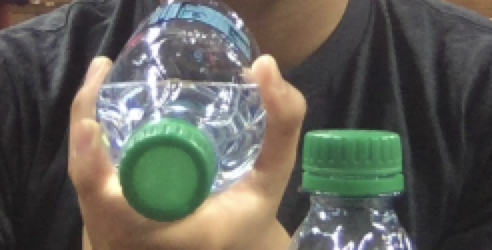
#> input picture bottlecap.png, 492 x 250 px, given in place of the camera
$ python app.py   (Python 2 division)
#> lines starting #> are read from the running program, lines starting #| are printed output that depends on the picture; after the words box and inside, x2 and y2 are one past the last pixel; in counts of white or black regions, pixels touching at a corner belong together
# import the necessary packages
import numpy as np
import argparse
import cv2
#from cv2 import cv
import time

cap = cv2.VideoCapture(0) # Set Capture Device, in case of a USB Webcam try 1, or give -1 to get a list of available devices

# cap.set(3,1280)
# cap.set(4,720)

lightgreen = (102, 102, 179)
darkgreen = (102, 120, 102)

while(True):
	ret, frame = cap.read()
#> frame is the input picture: shape (250, 492, 3); mean B, G, R 89, 96.6, 97


	output = frame.copy()
	gray = cv2.cvtColor(frame, cv2.COLOR_BGR2GRAY)
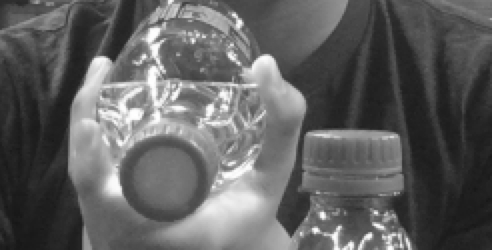
#> gray: shape (250, 492); min 22, max 255, mean 95.8

	gray = cv2.GaussianBlur(gray,(5,5),0);
	gray = cv2.medianBlur(gray,5)

	gray = cv2.adaptiveThreshold(gray,255,cv2.ADAPTIVE_THRESH_GAUSSIAN_C,\
            cv2.THRESH_BINARY,11,3.5)
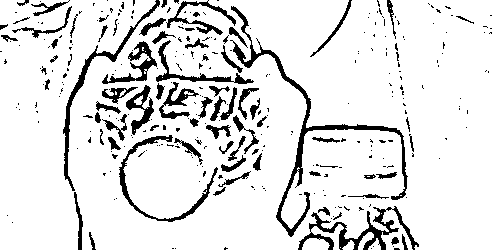
#> gray: shape (250, 492); 88.4% white; 316 black regions (240 under 20 px), largest, box (x1, y1, x2, y2) and area: (230, 6, 408, 237) 2240, (298, 206, 419, 250) 1369, (63, 0, 160, 191) 1007

	kernel = np.ones((2,2), np.uint8)
	gray = cv2.erode(gray,kernel,iterations = 1)
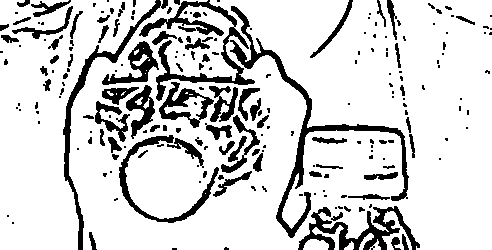
#> gray: shape (250, 492); 83% white; 215 black regions (130 under 20 px), largest, box (x1, y1, x2, y2) and area: (230, 6, 409, 238) 2993, (139, 0, 255, 101) 2261, (298, 206, 420, 250) 1920

	gray = cv2.dilate(gray,kernel,iterations = 1)
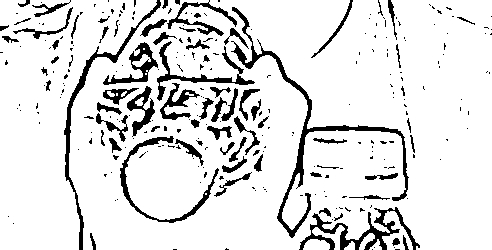
#> gray: shape (250, 492); 88.2% white; 279 black regions (207 under 20 px), largest, box (x1, y1, x2, y2) and area: (231, 7, 409, 238) 2264, (299, 207, 420, 250) 1365, (64, 0, 161, 250) 1217

	circles = cv2.HoughCircles(gray, cv2.HOUGH_GRADIENT, 1, 200, param1=30, param2=45, minRadius=0, maxRadius=0)
#> circles = [[185.5, 73.5, 69.7], [354.5, 200.5, 44.9]]

	if circles is not None:
		circles = np.round(circles[0, :]).astype("int")
#> circles = [[186, 74, 70], [354, 200, 45]]

		for (x, y, r) in circles:
			cv2.circle(output, (x, y), r, (0, 255, 0), 4)
			# cv2.rectangle(output, (x - 5, y - 5), (x + 5, y + 5), (0, 128, 255), -1)
			#time.sleep(0.5)
			print "Column Number: "
			print x
			print "Row Number: "
			print y
			print "Radius is: "
			print r
#> this loop made 2 passes
#| Column Number:
#| 186
#| Row Number:
#| 74
#| Radius is:
#| 70
#| Column Number:
#| 354
#| Row Number:
#| 200
#> (further printed lines are left out)
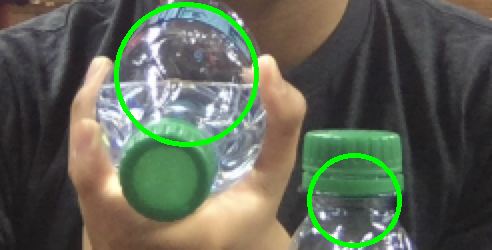
#> output: shape (250, 492, 3); 2.89% of pixels changed, all inside (x1, y1, x2, y2) = (114, 2, 402, 248)

	# Display the resulting frame
		cv2.imshow('gray',gray)
   	cv2.imshow('frame',output)
 	if cv2.waitKey(1) & 0xFF == ord('q'):
#> (key q is pressed here)
		break

	# colors
	# light green: 144 40% 70%, 102 102 179
	# dark green: 144 47% 40%, 102 120 102
	# dark green2: 144 50% 24%

# When everything done, release the capture
cap.release()
cv2.destroyAllWindows()
